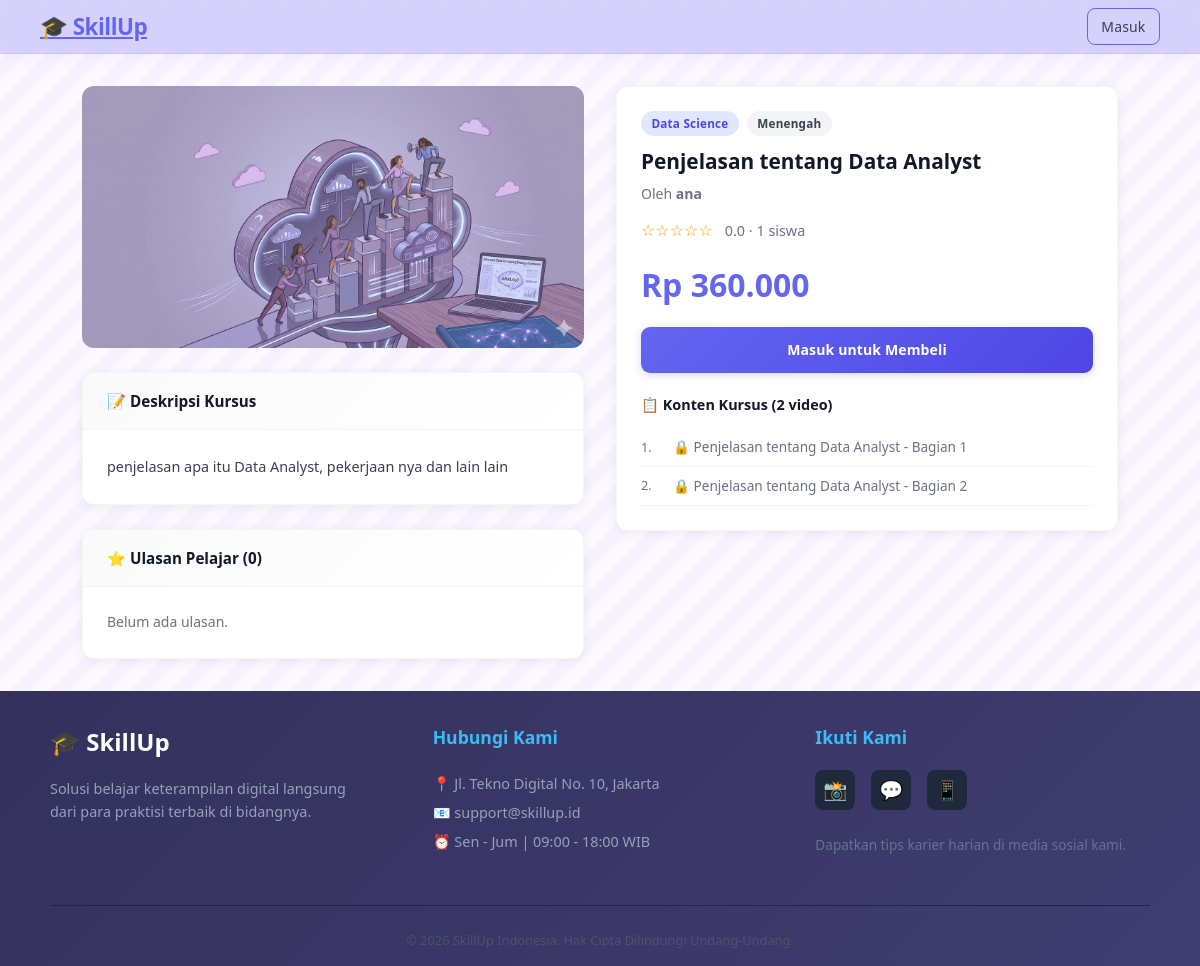
The app's page /public/student/course/19 with its own data.
### tables this page shows
CREATE TABLE `courses` (
  `id` int(10) UNSIGNED NOT NULL,
  `mentor_id` int(10) UNSIGNED NOT NULL,
  `title` varchar(200) NOT NULL,
  `description` text DEFAULT NULL,
  `price` decimal(12,2) NOT NULL DEFAULT 0.00,
  `thumbnail` varchar(255) DEFAULT NULL,
  `category` varchar(100) DEFAULT 'Umum',
  `level` enum('Pemula','Menengah','Mahir') DEFAULT 'Pemula',
  `status` enum('draft','published','archived') DEFAULT 'draft',
  `rating_avg` decimal(3,2) DEFAULT 0.00,
  `total_students` int(10) UNSIGNED DEFAULT 0,
  `created_at` timestamp NOT NULL DEFAULT current_timestamp()
);

CREATE TABLE `users` (
  `id` int(10) UNSIGNED NOT NULL,
  `name` varchar(100) NOT NULL,
  `email` varchar(150) NOT NULL,
  `password` varchar(255) NOT NULL,
  `role` enum('student','mentor','admin') DEFAULT 'student',
  `avatar` varchar(255) DEFAULT NULL,
  `bank_account` varchar(255) DEFAULT NULL,
  `is_active` tinyint(1) DEFAULT 1,
  `created_at` timestamp NOT NULL DEFAULT current_timestamp(),
  `updated_at` timestamp NOT NULL DEFAULT current_timestamp() ON UPDATE current_timestamp()
);

CREATE TABLE `videos` (
  `id` int(10) UNSIGNED NOT NULL,
  `course_id` int(10) UNSIGNED NOT NULL,
  `title` varchar(200) NOT NULL,
  `video_url` varchar(500) NOT NULL,
  `order_num` tinyint(3) UNSIGNED DEFAULT 1,
  `is_preview` tinyint(1) DEFAULT 0,
  `created_at` timestamp NOT NULL DEFAULT current_timestamp()
);

### src/controllers/StudentController.php (called while the page is built, shortened)
<?php
class StudentController
{
    public static function courseDetail(int $courseId): void
    {
        $course = Database::row(
            'SELECT c.*, u.name AS mentor_name, u.id AS mentor_user_id
             FROM courses c JOIN users u ON u.id = c.mentor_id
             WHERE c.id = ? AND c.status = "published"',
            [$courseId]
        );
        $videos = Database::rows(
            'SELECT * FROM videos WHERE course_id = ? ORDER BY order_num',
            [$courseId]
        );
        $reviews = Database::rows(
            'SELECT r.*, u.name AS student_name FROM reviews r
             JOIN users u ON u.id = r.student_id
             WHERE r.course_id = ? ORDER BY r.created_at DESC LIMIT 10',
            [$courseId]
        );
        $isEnrolled = false;
        include APP_ROOT . '/views/student/course_detail.php';
    }
}

### src/helpers/Database.php (called while the page is built, shortened)
<?php
class Database
{
    private static ?PDO $instance = null;
    public static function connect(): PDO
    {
        if (self::$instance === null) {
            $dsn = sprintf(
                'mysql:host=%s;port=%s;dbname=%s;charset=utf8mb4',
                DB_HOST, DB_PORT, DB_NAME
            );
            $options = [
                PDO::ATTR_ERRMODE            => PDO::ERRMODE_EXCEPTION,
                PDO::ATTR_DEFAULT_FETCH_MODE => PDO::FETCH_ASSOC,
                PDO::ATTR_EMULATE_PREPARES   => false,
            ];
            try {
                self::$instance = new PDO($dsn, DB_USER, DB_PASS, $options);
            } catch (PDOException $e) {
                http_response_code(500);
                die(IS_PRODUCTION
                    ? '<h1>503 Service Unavailable</h1>'
                    : '<h1>Database Error: ' . htmlspecialchars($e->getMessage()) . '</h1>'
                );
            }
        }
        return self::$instance;
    }
   public static function query(string $sql, array $params = []): PDOStatement
{
    $stmt = self::connect()->prepare($sql);
    $stmt->execute($params);
    return $stmt;
}
    public static function row(string $sql, array $params = []): ?array
    {
        $result = self::query($sql, $params)->fetch();
        return $result ?: null;
    }
    public static function rows(string $sql, array $params = []): array
    {
        return self::query($sql, $params)->fetchAll();
    }
}

### src/middleware/Auth.php (called while the page is built, shortened)
<?php
class Auth
{
    public static function check(): bool
    {
        return isset($_SESSION['user_id']);
    }
}

### views/student/course_detail.php (the view, shortened to what this page needs)
<?php include APP_ROOT . '/views/layouts/header.php'; ?>
<div class="page">
  <div class="grid-2" style="gap:2rem;align-items:start">
    <div>
      <img src="<?= thumbnail($course['thumbnail']) ?>" alt="<?= e($course['title']) ?>" style="width:100%;border-radius:var(--radius);margin-bottom:1rem">
<?php if ($course['description']): ?>
<div class="card" style="margin-bottom:1.5rem">
  <div class="card-header">📝 Deskripsi Kursus</div>
  <div class="card-body" style="font-size:.9rem;color:var(--gray-700);line-height:1.8">
    <?= nl2br(e($course['description'])) ?>
  </div>
</div>
<?php endif; ?>
      <div class="card" style="margin-top:1.5rem">
        <div class="card-header">⭐ Ulasan Pelajar (<?= count($reviews) ?>)</div>
        <div class="card-body">
          <?php if (empty($reviews)): ?>
          <p style="color:var(--gray-500);font-size:.875rem">Belum ada ulasan.</p>
          <?php endif; ?>
        </div>
      </div>
    </div>
    <div>
      <div class="card" style="position:sticky;top:76px">
        <div class="card-body">
          <div style="display:flex;gap:.5rem;flex-wrap:wrap;margin-bottom:.75rem">
            <span class="badge badge-primary"><?= e($course['category']) ?></span>
            <span class="badge badge-gray"><?= e($course['level']) ?></span>
          </div>
          <h1 style="font-size:1.3rem;font-weight:700;margin-bottom:.5rem;line-height:1.3"><?= e($course['title']) ?></h1>
          <p style="font-size:.875rem;color:var(--gray-500);margin-bottom:.75rem">
            Oleh <strong><?= e($course['mentor_name']) ?></strong>
          </p>
          <div style="display:flex;align-items:center;gap:.75rem;margin-bottom.75rem">
            <?= stars($course['rating_avg']) ?>
            <span style="font-size:.9rem;color:var(--gray-500)"><?= number_format($course['rating_avg'],1) ?> · <?= $course['total_students'] ?> siswa</span>
          </div>
          <div style="font-size:2rem;font-weight:800;color:var(--primary);margin:1rem 0"><?= rupiah($course['price']) ?></div>
          <?php if ($isEnrolled): ?>
          <div class="alert alert-success">✅ Kamu sudah terdaftar di kursus ini!</div>
          <?php if (!empty($enrollmentExpiresAt)): ?>
            <?php $expires = new DateTime($enrollmentExpiresAt); $now = new DateTime(); ?>
            <div style="font-size:.9rem;margin-bottom:.75rem;color:var(--gray-700)">Akses aktif sampai <strong><?= $expires->format('d M Y') ?></strong> (<?= $expires > $now ? $now->diff($expires)->days . ' hari lagi' : 'Kedaluwarsa' ?>)</div>
          <?php endif; ?>
          <a href="<?= BASE_PATH ?>/student/watch/<?= $course['id'] ?>/<?= $videos[0]['id'] ?? 0 ?>" class="btn btn-primary" style="width:100%;justify-content:center">▶ Mulai Belajar</a>
          <?php else: ?>
          <a href="<?= BASE_PATH ?>/auth/login" class="btn btn-primary" style="width:100%;justify-content:center;padding:.75rem">
            Masuk untuk Membeli
          </a>
          <?php endif; ?>
          <div style="margin-top:1.25rem">
            <h3 style="font-size:.9rem;font-weight:600;margin-bottom:.75rem">📋 Konten Kursus (<?= count($videos) ?> video)</h3>
            <?php foreach ($videos as $idx => $v): ?>
            <div style="display:flex;align-items:center;gap:.75rem;padding:.5rem 0;border-bottom:1px solid var(--gray-100)">
              <span style="font-size:.8rem;color:var(--gray-500);min-width:20px"><?= $idx + 1 ?>.</span>
              <?php if ($isEnrolled): ?>
                <a href="<?= BASE_PATH ?>/student/watch/<?= $course['id'] ?>/<?= $v['id'] ?>" style="font-size:.85rem;flex:1"><?= e($v['title']) ?></a>
              <?php else: ?>
                <span style="font-size:.85rem;flex:1;color:var(--gray-500)">🔒 <?= e($v['title']) ?></span>
              <?php endif; ?>
            </div>
            <?php endforeach; ?>
          </div>
        </div>
      </div>
    </div>
  </div>
</div>
<?php include APP_ROOT . '/views/layouts/footer.php'; ?>

### views/layouts/header.php (style rules this page uses)
html { height: 100%; }
*, *::before, *::after { box-sizing: border-box; margin: 0; padding: 0; }
:root { --primary: #6366f1; --primary-d: #4f46e5; --primary-l: #e0e7ff; --success: #10b981; --danger: #ef4444; --warning: #f59e0b; --gray-50:#f9fafb; --gray-100:#f3f4f6; --gray-200:#e5e7eb; --gray-500:#6b7280; --gray-700:#374151; --gray-900:#111827; --white: #fff; --radius: 12px; --shadow: 0 1px 4px rgba(0,0,0,.08); --shadow-md: 0 6px 24px rgba(99,102,241,.13); --font: 'Segoe UI', system-ui, sans-serif; }
body { font-family: var(--font); background-color: #fcf8ff; color: var(--gray-900); line-height: 1.6; height: 100%; display: flex; flex-direction: column; }
.btn { display: inline-flex; align-items: center; gap: .4rem; padding: .5rem 1.25rem; border-radius: 9px; border: none; cursor: pointer; font-size: .875rem; font-weight: 600; transition: all .18s; text-decoration: none; letter-spacing: .01em; }
.btn-primary { background: linear-gradient(135deg, var(--primary), var(--primary-d)); color: #fff; box-shadow: 0 2px 8px rgba(99,102,241,.25); }
.card { background: var(--white); border-radius: var(--radius); box-shadow: 0 2px 12px rgba(0,0,0,.06); overflow: hidden; border: 1px solid rgba(0,0,0,.04); }
.card-body { padding: 1.5rem; }
.card-header { padding: 1rem 1.5rem; border-bottom: 1px solid var(--gray-100); font-weight: 600; font-size: .95rem; color: var(--gray-900); background: linear-gradient(135deg, #fafafa, #fff); }
.badge { display: inline-block; padding: .2rem .65rem; border-radius: 99px; font-size: .73rem; font-weight: 600; letter-spacing: .02em; }
.badge-primary { background: var(--primary-l); color: var(--primary-d); }
.badge-gray { background: var(--gray-100); color: var(--gray-700); }
.page { padding: 2rem 2rem; max-width: 1100px; margin: 0 auto; min-height: calc(100vh - 200px); }
.grid-2 { display: grid; grid-template-columns: 1fr 1fr; gap: 1.5rem; }

### records on screen
courses: thumbnail (picture), description "penjelasan apa itu Data Analyst, pekerjaan nya dan lain lain", category "Data Science", level "Menengah", title "Penjelasan tentang Data Analyst", mentor.name "ana", rating_avg "☆☆☆☆☆", rating_avg "0.0", total_students "1", price "Rp 360.000"
videos: title "Penjelasan tentang Data Analyst - Bagian 1"
videos: title "Penjelasan tentang Data Analyst - Bagian 2"

### other values on screen
count($reviews) "0"
count($videos) "2"
